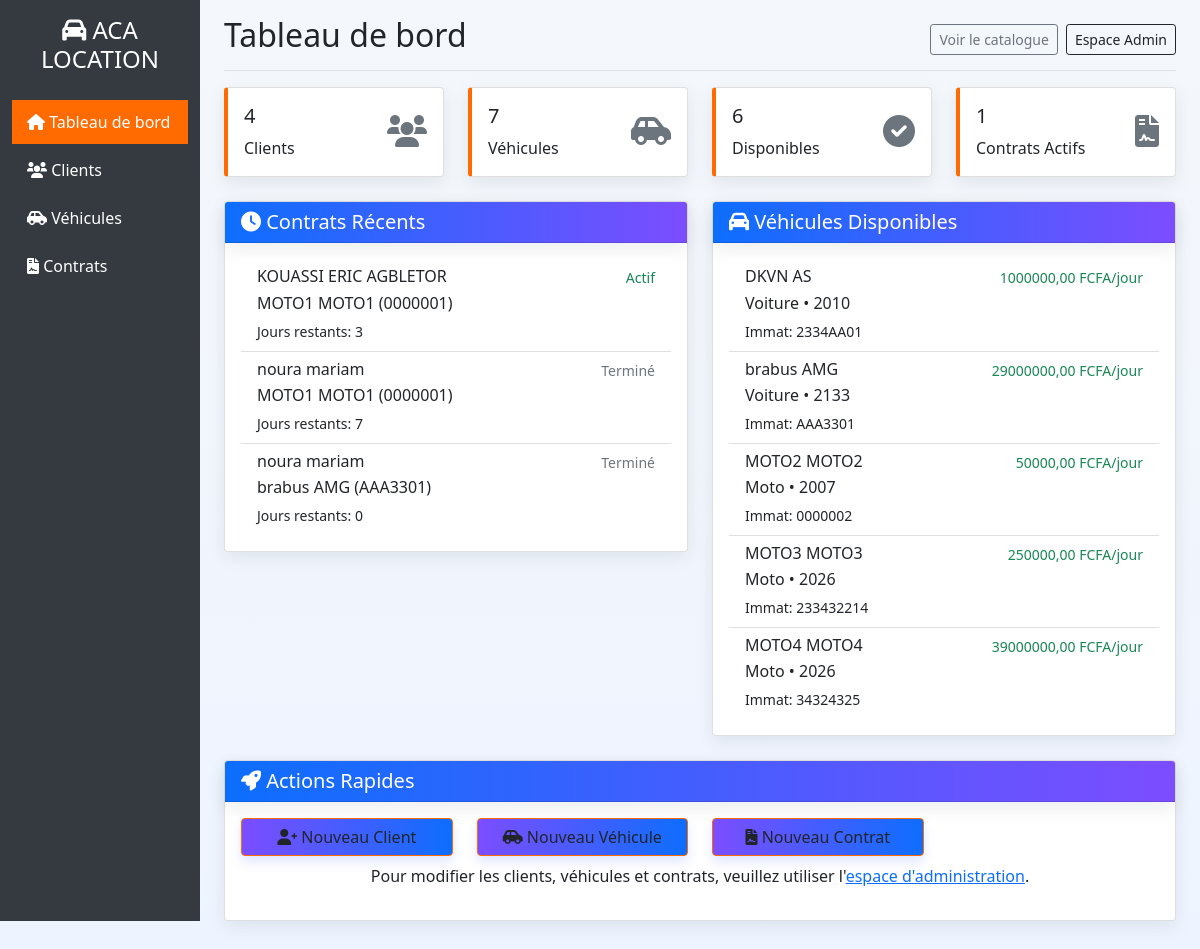
The app's page /, older data.
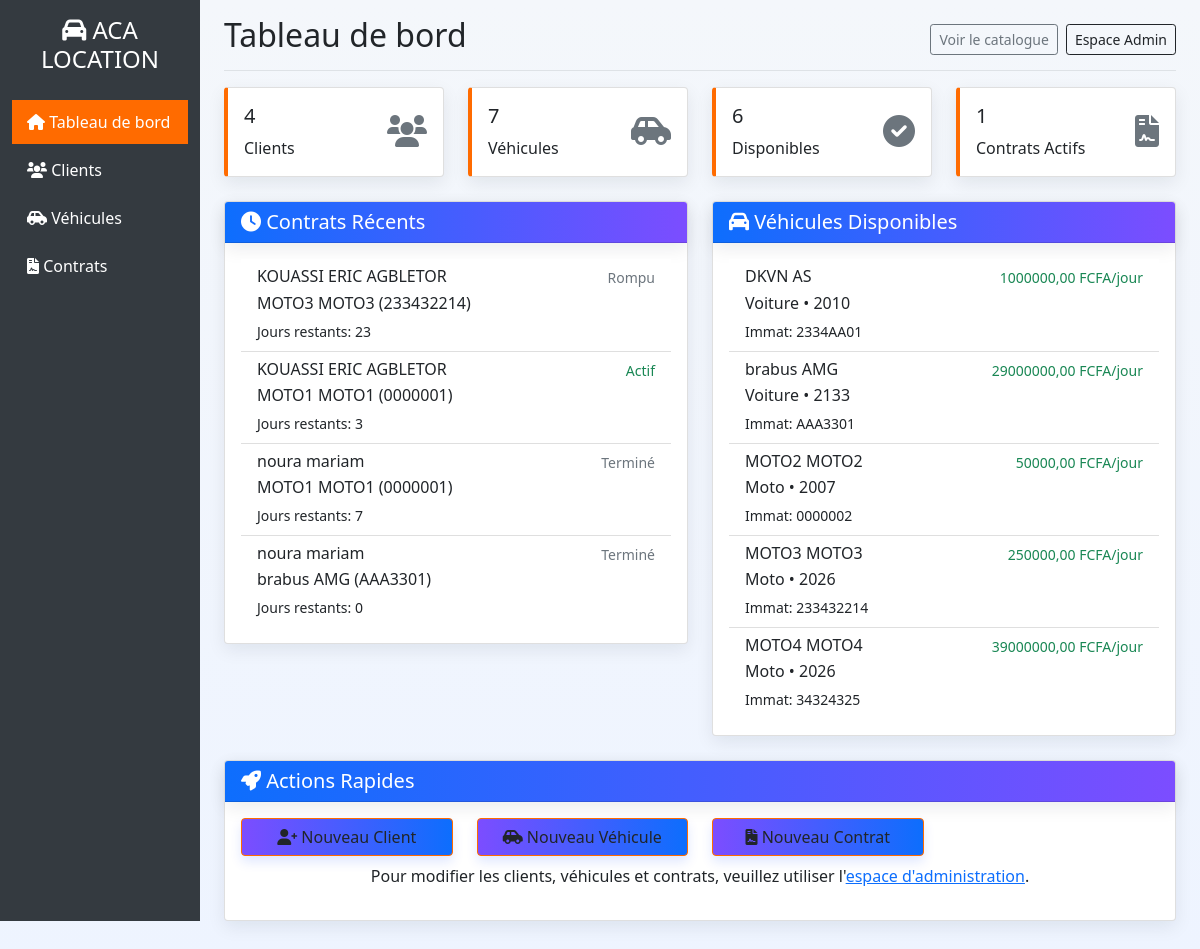
The same page, newer data.
### gestion/models.py (models this page shows, shortened)
class Contrat(models.Model):
    STATUT_CHOICES = [
        ('actif', 'Actif'),
        ('termine', 'Terminé'),
        ('en_retard', 'En retard'),
        ('rompu', 'Rompu'),
    ]
    MODE_PAIEMENT = [
        ('carte', 'Carte bancaire'),
        ('virement', 'Virement'),
        ('especes', 'Espèces'),
        ('cheque', 'Chèque'),
        ('mobile', 'Paiement mobile'),
    ]
    client = models.ForeignKey(Client, on_delete=models.CASCADE)
    vehicule = models.ForeignKey(Vehicule, on_delete=models.CASCADE)
    date_creation = models.DateTimeField(auto_now_add=True)
    date_debut = models.DateField()
    date_fin = models.DateField(blank=True, null=True)
    nb_jours = models.IntegerField(validators=[MinValueValidator(1)])
    montant_total = models.DecimalField(max_digits=10, decimal_places=2, blank=True, null=True)
    statut = models.CharField(max_length=20, choices=STATUT_CHOICES, default='actif')
    mode_paiement = models.CharField(max_length=20, choices=MODE_PAIEMENT, default='especes')
    details_paiement = models.JSONField(blank=True, null=True)
    def jours_restants(self):
        aujourdhui = timezone.now().date()
        if aujourdhui > self.date_fin:
            return 0
        return (self.date_fin - aujourdhui).days
    def envoyer_rappel(self):
        jours_restants = self.jours_restants()
        if jours_restants <= 2 and jours_restants > 0:
            message = f"Rappel: Votre location du véhicule {self.vehicule} se termine dans {jours_restants} jour(s)."
            print(f"ENVOI RAPPEL À {self.client.telephone}: {message}")
            return message
        return None
    class Meta:
        verbose_name = "Contrat"
        verbose_name_plural = "Contrats"

class Client(models.Model):
    nom = models.CharField(max_length=100)
    prenom = models.CharField(max_length=100)
    telephone = models.CharField(max_length=20)
    email = models.EmailField(blank=True, null=True)
    date_creation = models.DateTimeField(auto_now_add=True)
    def __str__(self):
        return f"{self.prenom} {self.nom}"
    class Meta:
        verbose_name = "Client"
        verbose_name_plural = "Clients"

class Vehicule(models.Model):
    TYPE_VEHICULE = [
        ('voiture', 'Voiture'),
        ('moto', 'Moto'),
    ]
    type_vehicule = models.CharField(max_length=20, choices=TYPE_VEHICULE)
    marque = models.CharField(max_length=100)
    modele = models.CharField(max_length=100)
    annee = models.IntegerField()
    immatriculation = models.CharField(max_length=20, unique=True)
    prix_journalier = models.DecimalField(max_digits=10, decimal_places=2, validators=[MinValueValidator(0)])
    cylindree = models.IntegerField(blank=True, null=True)
    nombre_portes = models.IntegerField(blank=True, null=True)
    disponible = models.BooleanField(default=True)
    image = models.ImageField(upload_to='vehicules/', blank=True, null=True)
    date_ajout = models.DateTimeField(auto_now_add=True)
    def __str__(self):
        return f"{self.marque} {self.modele} ({self.immatriculation})"
    class Meta:
        verbose_name = "Véhicule"
        verbose_name_plural = "Véhicules"
        ordering = ['-date_ajout']
    class Meta:
        verbose_name = "Véhicule"
        verbose_name_plural = "Véhicules"

### gestion/views.py (the view)
# urls.py: path('', views.index, name='index'),
def index(request):
    stats = {
        'total_clients': Client.objects.count(),
        'total_vehicules': Vehicule.objects.count(),
        'vehicules_disponibles': Vehicule.objects.filter(disponible=True).count(),
        'contrats_actifs': Contrat.objects.filter(statut='actif').count(),
        'contrats_retard': Contrat.objects.filter(statut='en_retard').count(),
    }
    contrats_recent = Contrat.objects.all().order_by('-date_creation')[:5]
    vehicules_disponibles = Vehicule.objects.filter(disponible=True)[:5]
    contrats_pour_rappel = Contrat.objects.filter(statut='actif')
    rappels = []
    for contrat in contrats_pour_rappel:
        rappel = contrat.envoyer_rappel()
        if rappel:
            rappels.append(rappel)
    context = {
        'stats': stats,
        'contrats_recent': contrats_recent,
        'vehicules_disponibles': vehicules_disponibles,
        'rappels': rappels,
    }
    return render(request, 'gestion/index.html', context)

### gestion/templates/gestion/index.html (shortened to what the changed rows need)
{% extends 'gestion/base.html' %}
{% block content %}
<div class="row">
    <div class="col-md-6">
        <div class="card">
            <div class="card-body">
                {% if contrats_recent %}
                <div class="list-group list-group-flush">
                    {% for contrat in contrats_recent %}
                    <div class="list-group-item">
                        <div class="d-flex w-100 justify-content-between">
                            <h6 class="mb-1">{{ contrat.client }}</h6>
                            <small class="text-{% if contrat.statut == 'actif' %}success{% elif contrat.statut == 'en_retard' %}danger{% else %}muted{% endif %}">
                                {{ contrat.get_statut_display }}
                            </small>
                        </div>
                        <p class="mb-1">{{ contrat.vehicule }}</p>
                        <small>Jours restants: {{ contrat.jours_restants }}</small>
                    </div>
                    {% endfor %}
                </div>
                {% else %}
                <p class="text-muted">Aucun contrat récent</p>
                {% endif %}
            </div>
        </div>
    </div>
    <div class="col-md-6">
        <div class="card">
            <div class="card-body">
                {% if vehicules_disponibles %}
                <div class="list-group list-group-flush">
                    {% for vehicule in vehicules_disponibles %}
                    <div class="list-group-item">
                        <div class="d-flex w-100 justify-content-between">
                            <h6 class="mb-1">{{ vehicule.marque }} {{ vehicule.modele }}</h6>
                            <small class="text-success">{{ vehicule.prix_journalier }} FCFA/jour</small>
                        </div>
                        <p class="mb-1">{{ vehicule.get_type_vehicule_display }} • {{ vehicule.annee }}</p>
                        <small>Immat: {{ vehicule.immatriculation }}</small>
                    </div>
                    {% endfor %}
                </div>
                {% else %}
                <p class="text-muted">Aucun véhicule disponible</p>
                {% endif %}
            </div>
        </div>
    </div>
</div>
{% endblock %}

Row changes from the older to the newer data that the page shows:
added Contrat: client "KOUASSI ERIC AGBLETOR", statut "Rompu", vehicule "MOTO3 MOTO3 (233432214)", jours_restants "23"
